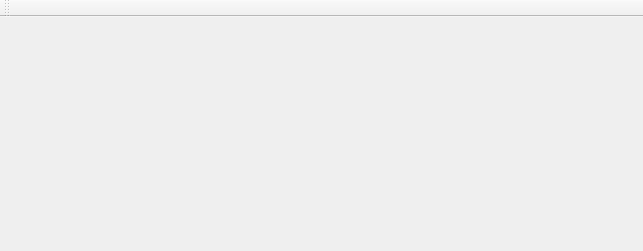
<?xml version="1.0" encoding="UTF-8"?>
<ui version="4.0">
 <class>MainWindow</class>
 <widget class="QMainWindow" name="MainWindow">
  <property name="windowModality">
   <enum>Qt::NonModal</enum>
  </property>
  <property name="geometry">
   <rect>
    <x>0</x>
    <y>0</y>
    <width>643</width>
    <height>251</height>
   </rect>
  </property>
  <property name="windowTitle">
   <string>Fractions</string>
  </property>
  <widget class="QWidget" name="centralWidget">
   <layout class="QVBoxLayout" name="centralLayout">
    <property name="leftMargin">
     <number>2</number>
    </property>
    <property name="topMargin">
     <number>0</number>
    </property>
    <property name="rightMargin">
     <number>2</number>
    </property>
    <property name="bottomMargin">
     <number>0</number>
    </property>
   </layout>
  </widget>
  <widget class="QMenuBar" name="menuBar">
   <property name="enabled">
    <bool>false</bool>
   </property>
   <property name="geometry">
    <rect>
     <x>0</x>
     <y>0</y>
     <width>643</width>
     <height>24</height>
    </rect>
   </property>
  </widget>
  <widget class="QToolBar" name="mainToolBar">
   <attribute name="toolBarArea">
    <enum>TopToolBarArea</enum>
   </attribute>
   <attribute name="toolBarBreak">
    <bool>false</bool>
   </attribute>
  </widget>
 </widget>
 <layoutdefault spacing="6" margin="11"/>
 <resources/>
 <connections/>
</ui>
